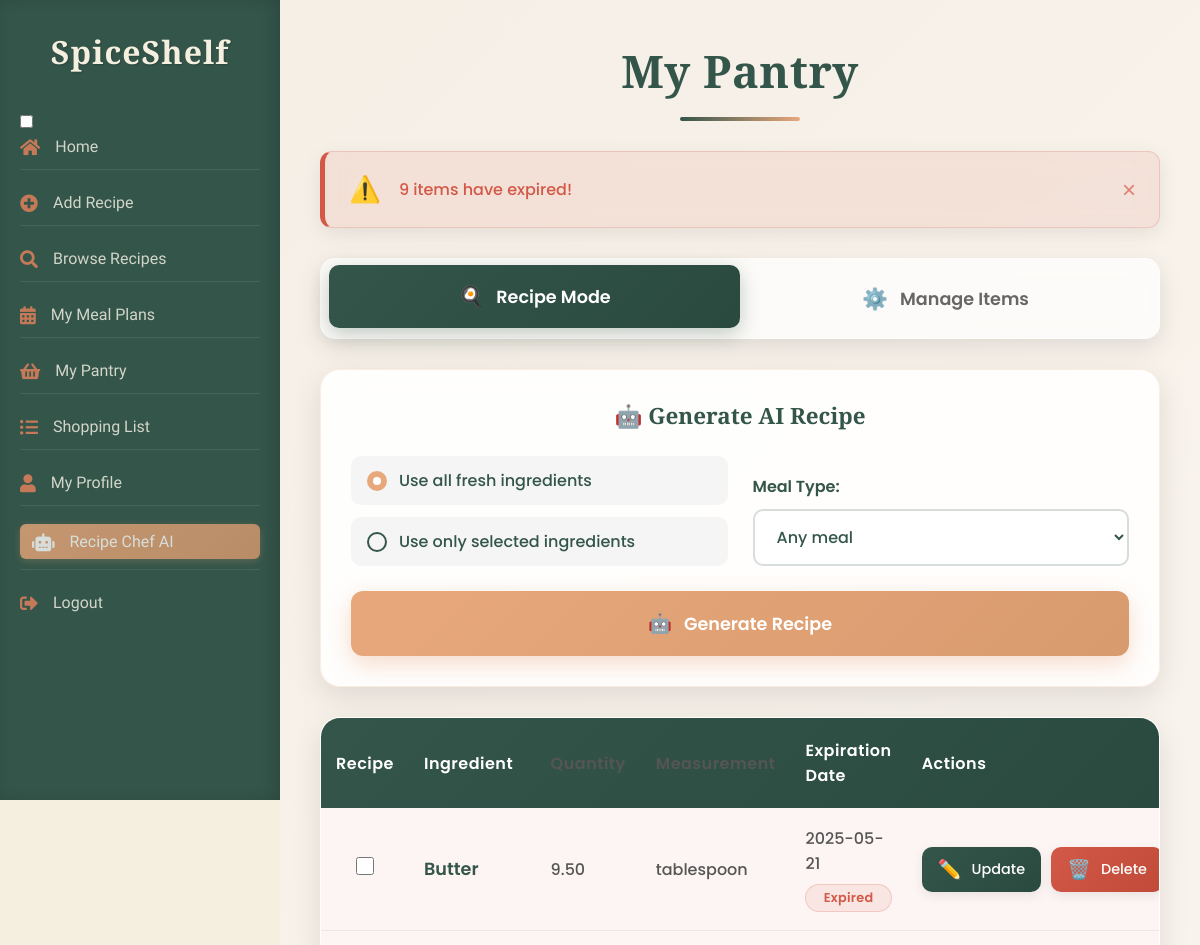
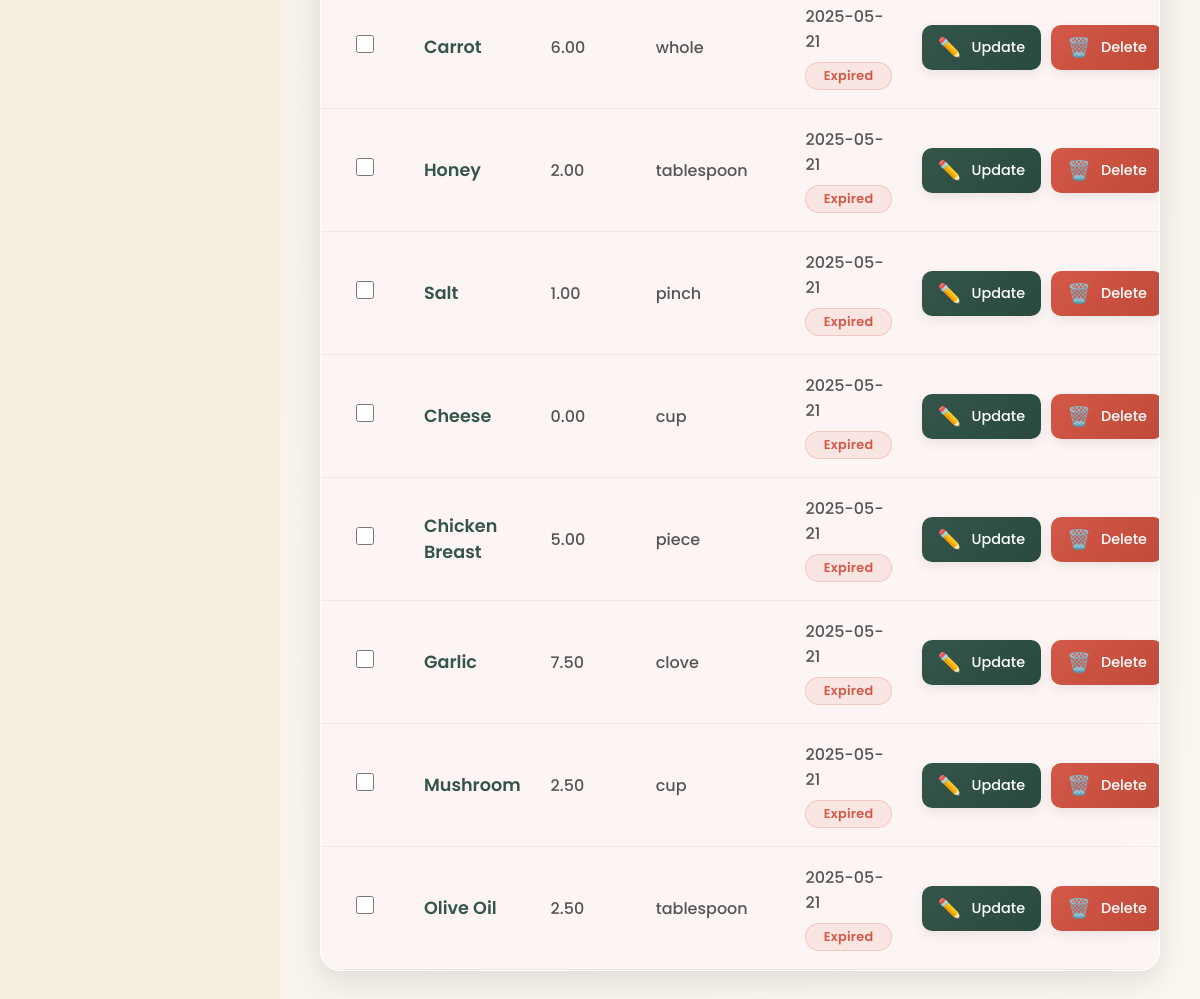
/index.php?action=pantry (signed in), run on the app's committed database (2 pictures, top to bottom).
### tables this page shows
CREATE TABLE `pantry` (
  `pantry_id` int(11) NOT NULL,
  `user_id` int(11) NOT NULL,
  `ingredient_id` int(11) NOT NULL,
  `quantity` decimal(10,2) NOT NULL,
  `measurement_id` int(11) NOT NULL,
  `added_at` timestamp NOT NULL DEFAULT current_timestamp(),
  `expiration_date` date NOT NULL
);

CREATE TABLE `ingredients` (
  `ingredient_id` int(11) NOT NULL,
  `name` varchar(100) NOT NULL
);

CREATE TABLE `measurements` (
  `measurement_id` int(11) NOT NULL,
  `name` varchar(50) NOT NULL
);

### controllers/PantryController.php (called while the page is built, shortened)
<?php
require_once __DIR__ . '/../models/Pantry.php';
class PantryController {
    private $conn;
    public function __construct($conn) {
        $this->conn = $conn;
    }
    public function showPantryItems() {
        $user_id = $_SESSION['user_id'];
        $pantry = new Pantry($this->conn);
        $items = $pantry->getPantryItems($user_id);
        $this->loadView('pantry', ['items' => $items]);
    }
    private function loadView($viewName, $data = []) {
        extract($data);
        include_once __DIR__ . '/../views/' . $viewName . '.php';
    }
}
?>

### index.php (called while the page is built, shortened)
<?php
require_once 'controllers/RecipeController.php';
require_once 'controllers/PantryController.php';
$database = new Database();
$conn = $database->getConnection();
$router = new Router();
$userController = new UserController($conn);
$recipeController = new RecipeController($conn);
$pantryController = new PantryController($conn);
$mealPlanController = new MealPlanController($conn);
$shoppingListController = new ShoppingListController($conn);
$adminController = new AdminController($conn);
$router->addRoute('login', [$userController, 'login']);
$router->addRoute('register', [$userController, 'register']);
$router->addRoute('logout', function () {
    session_unset();
    session_destroy();
    header('Location: index.php?action=login');
    exit;
});
$router->addRoute('profile', [$userController, 'profile']);
$router->addRoute('add_recipe', [$recipeController, 'add']);
$router->addRoute('recipe_chat', [$recipeController, 'recipeChat']);
$router->addRoute('pantry', [$pantryController, 'showPantryItems']);
$router->addRoute('add', [$pantryController, 'add']);
$router->addRoute('update', [$pantryController, 'update']);
$router->addRoute('delete', [$pantryController, 'delete']);
$router->addRoute('favorite', [$recipeController, 'favorite']);
$router->addRoute('search_recipes', [$recipeController, 'searchRecipes']);
$router->addRoute('home', [$recipeController, 'displayHome']);
$router->addRoute('view_recipe', [$recipeController, 'viewRecipe']);
$router->addRoute('delete_recipe', [$recipeController, 'deleteRecipe']);
$router->addRoute('edit_recipe', [$recipeController, 'editRecipe']);
$router->addRoute('update_recipe', [$recipeController, 'updateRecipe']);
$router->addRoute('browse_recipes', [$recipeController, 'browseRecipes']);
$router->addRoute('meal_plans', [$mealPlanController, 'showMealPlans']);
$router->addRoute('shopping_list', [$shoppingListController, 'showLists']);
$router->addRoute('refresh_home_sections', [$recipeController, 'refresh_home_sections']);
$router->addRoute('getDefaultMeasurement', [$recipeController, 'getDefaultMeasurement']);
$router->addRoute('add_comment', [$recipeController, 'addComment']);
$router->addRoute('delete_comment', [$recipeController, 'deleteComment']);
$router->addRoute('pantry/bulkDelete', [$pantryController, 'bulkDelete']);
$router->addRoute('meal_plans/exportPDF', [$mealPlanController, 'exportPDF']);
$router->addRoute('meal_plans/searchRecipes', [$mealPlanController, 'searchRecipes']);
$router->addRoute('meal_plans/addMeal', [$mealPlanController, 'addMeal']);
$router->addRoute('meal_plans/getMeal', [$mealPlanController, 'getMeal']);
$router->addRoute('meal_plans/updateMeal', [$mealPlanController, 'updateMeal']);
$router->addRoute('meal_plans/removeMeal', [$mealPlanController, 'removeMeal']);
$router->addRoute('meal_plans/generateShoppingList', [$mealPlanController, 'generateShoppingList']);
$router->addRoute('adminLogin', [$adminController, 'adminLogin']);
$router->addRoute('adminLogout', [$adminController, 'adminLogout']);
$router->addRoute('adminDashboard', [$adminController, 'adminDashboard']);
$router->addRoute('adminUsers', [$adminController, 'adminUsers']);
$router->addRoute('adminViewUser', [$adminController, 'adminViewUser']);
$router->addRoute('adminRecipes', [$adminController, 'adminRecipes']);
$router->addRoute('adminViewRecipe', [$adminController, 'adminViewRecipe']);
$router->addRoute('adminIngredients', [$adminController, 'adminIngredients']);
$router->addRoute('adminAddIngredient', [$adminController, 'adminAddIngredient']);
$router->addRoute('adminEditIngredient', [$adminController, 'adminEditIngredient']);
$router->addRoute('adminDeleteIngredient', [$adminController, 'adminDeleteIngredient']);
$router->addRoute('adminCategories', [$adminController, 'adminCategories']);
$router->addRoute('adminAddCategory', [$adminController, 'adminAddCategory']);
$router->addRoute('adminEditCategory', [$adminController, 'adminEditCategory']);
$router->addRoute('adminDeleteCategory', [$adminController, 'adminDeleteCategory']);
$router->addRoute('adminDeleteUser', [$adminController, 'adminDeleteUser']);
$router->addRoute('adminDeleteRecipe', [$adminController, 'adminDeleteRecipe']);
$router->addRoute('adminUserReports', [$adminController, 'adminUserReports']);
$router->addRoute('adminRecipeReports', [$adminController, 'adminRecipeReports']);
$router->addRoute('adminAds', [$adminController, 'adminAds']);
$router->addRoute('adminAdReports', [$adminController, 'adminAdReports']);
$router->addRoute('adminExportAdReport', [$adminController, 'adminExportAdReport']);
$router->addRoute('adminExportUserReport', [$adminController, 'adminExportUserReport']);
$router->addRoute('adminExportRecipeReport', [$adminController, 'adminExportRecipeReport']);
$router->addRoute('adminSendInactivityNotice', [$adminController, 'adminSendInactivityNotice']);
$router->addRoute('logAdImpression', [$adminController, 'logAdImpression']);
$router->addRoute('adClick', [$adminController, 'adClick']);
$action = isset($_GET['action']) ? $_GET['action'] : 'home';
$router->handleRequest($action);
?>

### models/Pantry.php (called while the page is built, shortened)
<?php
class Pantry {
    private $conn;
    public function __construct($conn) {
        $this->conn = $conn;
    }
    public function getPantryItems($user_id) {
        $query = "SELECT
                    p.pantry_id,
                    i.name AS ingredient,
                    p.quantity,
                    m.name AS measurement,
                    p.expiration_date,
                    DATEDIFF(p.expiration_date, CURRENT_DATE()) as days_until_expiration
                  FROM pantry p
                  JOIN ingredients i ON p.ingredient_id = i.ingredient_id
                  JOIN measurements m ON p.measurement_id = m.measurement_id
                  WHERE p.user_id = ?
                  ORDER BY days_until_expiration ASC";
        $stmt = $this->conn->prepare($query);
        $stmt->bind_param("i", $user_id);
        $stmt->execute();
        $result = $stmt->get_result();
        $items = [];
        while ($row = $result->fetch_assoc()) {
            $items[] = $row;
        }
        return $items;
    }
}
?>

### views/pantry.php (the view, shortened to what this page needs)
<!DOCTYPE html>
<html lang="en">
<head>
    <link rel="stylesheet" href="assets/css/pantry.css">
    <link rel="stylesheet" href="assets/css/pantry-modals.css">
</head>
<body>
    <?php include('includes/header.php'); ?>
    <div class="container">
        <h1>My Pantry</h1>
        <?php
        $expiring_soon = array_filter($items, function($item) {
            return $item['days_until_expiration'] >= 0 && $item['days_until_expiration'] <= 7;
        });
        $expired = array_filter($items, function($item) {
            return $item['days_until_expiration'] < 0;
        });
        ?>
        <?php if (!empty($expiring_soon) || !empty($expired)): ?>
            <div class="notifications">
                <?php if (!empty($expired)): ?>
                    <div class="notification expired">
                        <span class="notification-icon">⚠️</span>
                        <div class="notification-content">
                            <span class="notification-text">
                                <?php
                                $count = count($expired);
                                echo $count . ' item' . ($count > 1 ? 's' : '') . ' ' . ($count > 1 ? 'have' : 'has') . ' expired!';
                                ?>
                            </span>
                        </div>
                    </div>
                <?php endif; ?>
            </div>
        <?php endif; ?>
        <div class="mode-tabs">
            <button class="tab-button active" data-mode="recipe">
                <span class="tab-icon">🍳</span>
                <span class="tab-text">Recipe Mode</span>
            </button>
            <button class="tab-button" data-mode="manage">
                <span class="tab-icon">⚙️</span>
                <span class="tab-text">Manage Items</span>
            </button>
        </div>
        <div class="mode-content active" id="recipe-mode">
            <div class="recipe-generation-section">
                <div class="recipe-options">
                    <h3>🤖 Generate AI Recipe</h3>
                    <div class="recipe-controls">
                        <div class="ingredient-selection">
                            <label class="selection-option">
                                <span class="checkmark"></span>
                                <span>Use all fresh ingredients</span>
                            </label>
                            <label class="selection-option">
                                <span class="checkmark"></span>
                                <span>Use only selected ingredients</span>
                            </label>
                        </div>
                        <div class="meal-type-selector">
                            <label for="mealType">Meal Type:</label>
                            <select id="mealType" class="meal-type-dropdown">
                                <option value="">Any meal</option>
                            </select>
                        </div>
                        <button class="generate-recipe-btn <?= empty($items) ? 'inactive' : '' ?>" id="generateRecipeBtn">
                            <span class="btn-icon">🤖</span>
                            <span class="btn-text">Generate Recipe</span>
                        </button>
                    </div>
                </div>
            </div>
        </div>
        <div class="table-container">
            <form id="bulkActionForm" method="post" action="index.php?action=pantry&subaction=bulkDelete">
                <table class="pantry-table">
                    <thead>
                        <tr>
                            <th class="checkbox-column">
                                <span class="recipe-header">Recipe</span>
                            </th>
                            <th class="ingredient-column">Ingredient</th>
                            <th class="quantity-column">Quantity</th>
                            <th class="measurement-column">Measurement</th>
                            <th class="expiration-column" data-sort="expiration_date">Expiration Date</th>
                            <th class="actions-column">Actions</th>
                        </tr>
                    </thead>
                    <tbody>
                        <?php if (isset($items) && !empty($items)): ?>
                            <?php foreach ($items as $index => $row):
                                $rowClass = $index % 2 === 0 ? 'even' : 'odd';
                                if ($row['days_until_expiration'] < 0) {
                                    $rowClass .= ' expired';
                                } elseif ($row['days_until_expiration'] <= 7) {
                                    $rowClass .= ' expiring-soon';
                                }
                            ?>
                                <tr class="<?= $rowClass ?>">
                                    <td class="checkbox-column">
                                        <input type="checkbox"
                                               name="selected_items[]"
                                               value="<?= $row['pantry_id'] ?>"
                                               class="item-checkbox"
                                               data-ingredient='<?= json_encode([
                                                   'pantry_id' => $row['pantry_id'],
                                                   'ingredient' => $row['ingredient'],
                                                   'quantity' => $row['quantity'],
                                                   'measurement' => $row['measurement'],
                                                   'days_until_expiration' => $row['days_until_expiration'],
                                                   'expiration_date' => $row['expiration_date']
                                               ]) ?>'
                                               data-expired="<?= ($row['days_until_expiration'] < 0) ? 'true' : 'false' ?>">
                                    </td>
                                    <td class="ingredient-column">
                                        <div class="ingredient-info">
                                            <span class="ingredient-name"><?= htmlspecialchars($row['ingredient']) ?></span>
                                        </div>
                                    </td>
                                    <td class="quantity-column"><?= htmlspecialchars($row['quantity']) ?></td>
                                    <td class="measurement-column"><?= htmlspecialchars($row['measurement']) ?></td>
                                    <td class="expiration-column">
                                        <div class="expiration-info">
                                            <span class="expiration-date"><?= htmlspecialchars($row['expiration_date']) ?></span>
                                            <?php if ($row['days_until_expiration'] < 0): ?>
                                                <span class="expiry-tag expired">Expired</span>
                                            <?php elseif ($row['days_until_expiration'] <= 7): ?>
                                                <span class="expiry-tag expiring">Expires in <?= $row['days_until_expiration'] ?> days</span>
                                            <?php endif; ?>
                                        </div>
                                    </td>
                                    <td class="actions-column">
                                        <div class="item-actions">
                                            <a href="index.php?action=update&id=<?= $row['pantry_id'] ?>" class="action-btn update-btn">
                                                <span class="btn-icon">✏️</span>
                                                <span class="btn-text">Update</span>
                                            </a>
                                            <a href="index.php?action=delete&id=<?= $row['pantry_id'] ?>"
                                               class="action-btn delete-btn"
                                               onclick="return confirm('Are you sure you want to delete this item?');">
                                                <span class="btn-icon">🗑️</span>
                                                <span class="btn-text">Delete</span>
                                            </a>
                                        </div>
                                    </td>
                                </tr>
                            <?php endforeach; ?>
                        <?php endif; ?>
                    </tbody>
                </table>
            </form>
        </div>
    </div>
</body>
</html>

### assets/css/header.css (style rules this page uses)
:root { --primary-green: #34554a; --accent-orange: #e8835c; --warm-bg: #f5efdf; --terracotta: #c86f4f; --light-green: #8ca896; --dark-green: #2a4a40; --cream: #f9f5ea; --warm-shadow: rgba(175, 120, 90, 0.15); }
* { margin: 0; padding: 0; box-sizing: border-box; }
body { font-family: 'Quicksand', sans-serif; background-color: var(--warm-bg); }

### data on the page
pantry: ingredient.name "Butter", quantity "9.50", measurement.name "tablespoon", expiration_date "2025-05-21"
pantry: ingredient.name "Carrot", quantity "6.00", measurement.name "whole", expiration_date "2025-05-21"
pantry: ingredient.name "Honey", quantity "2.00", measurement.name "tablespoon", expiration_date "2025-05-21"
pantry: ingredient.name "Salt", quantity "1.00", measurement.name "pinch", expiration_date "2025-05-21"
pantry: ingredient.name "Cheese", quantity "0.00", measurement.name "cup", expiration_date "2025-05-21"
pantry: ingredient.name "Chicken Breast", quantity "5.00", measurement.name "piece", expiration_date "2025-05-21"
pantry: ingredient.name "Garlic", quantity "7.50", measurement.name "clove", expiration_date "2025-05-21"
pantry: ingredient.name "Mushroom", quantity "2.50", measurement.name "cup", expiration_date "2025-05-21"
pantry: ingredient.name "Olive Oil", quantity "2.50", measurement.name "tablespoon", expiration_date "2025-05-21"

### other printed values
$count "9"
